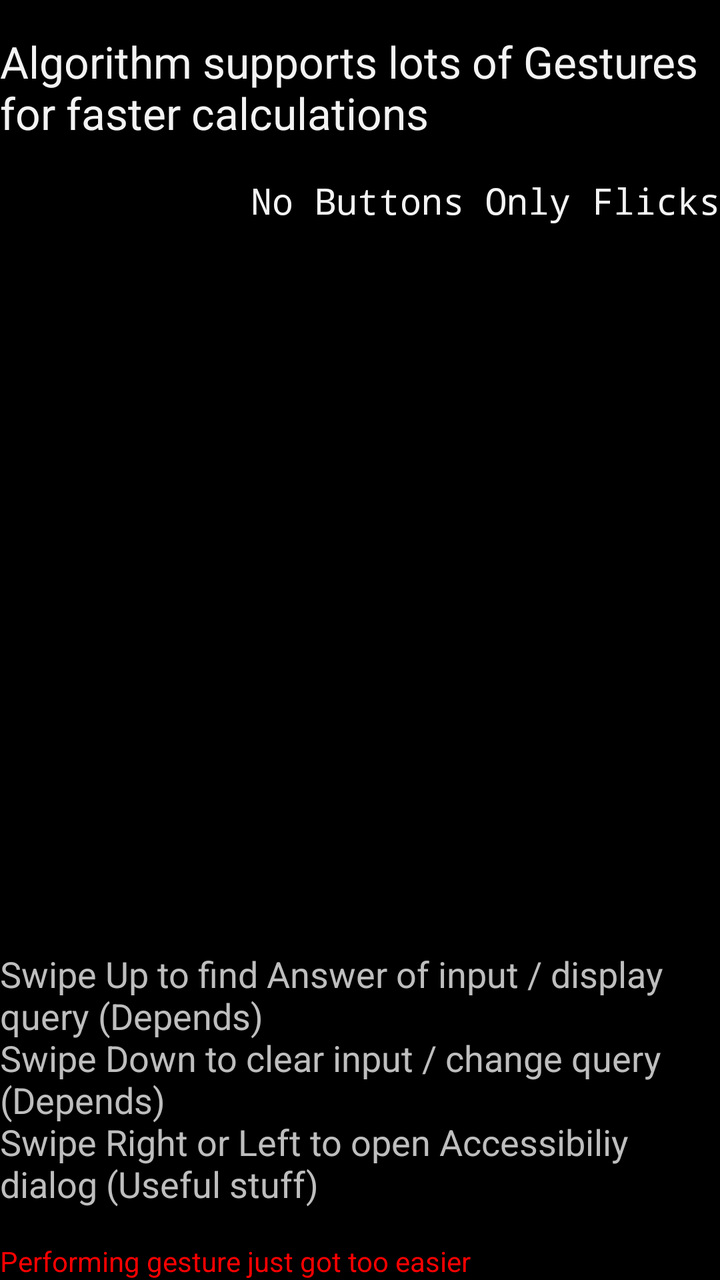
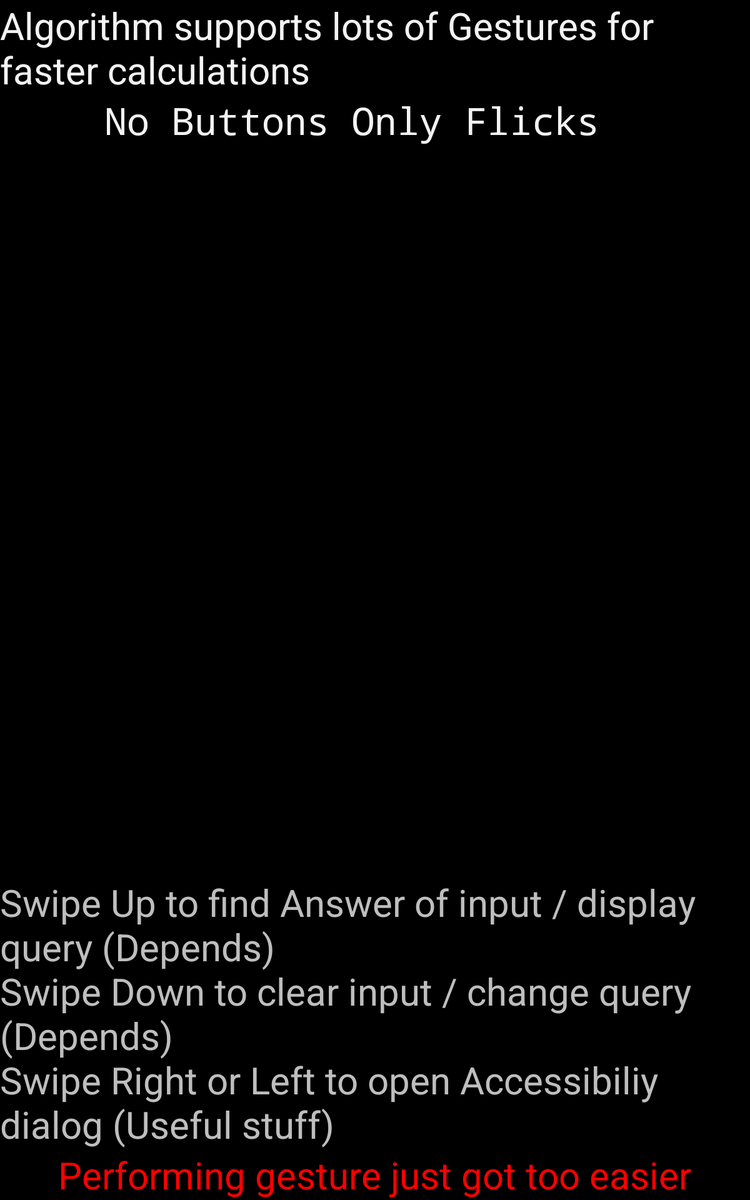

An Android layout and its configuration variant, each rendered on a device that would load it. The default file and the variant file are quoted in full after the pictures.
<!-- AndroidManifest.xml: application theme holo.redesign -->
<!-- res/layout/quick_gesture.xml -->
<RelativeLayout xmlns:android="http://schemas.android.com/apk/res/android"
    xmlns:tools="http://schemas.android.com/tools"
    android:layout_width="match_parent"
    android:layout_height="match_parent" >

    <TextView
        android:id="@+id/textView3"
        android:layout_width="wrap_content"
        android:layout_height="wrap_content"
        android:layout_alignParentLeft="true"
        android:layout_marginTop="16dp"
        android:text="@string/gesture_title"
        android:textAppearance="?android:attr/textAppearanceLarge" />

    <TextView
        android:id="@+id/textView5"
        android:layout_width="wrap_content"
        android:layout_height="wrap_content"
        android:layout_alignParentBottom="true"
        android:layout_alignParentLeft="true"
        android:gravity="center"
        android:text="@string/space_taunt"
        android:textColor="@color/red" />

    <TextView
        android:id="@+id/textView4"
        android:layout_width="wrap_content"
        android:layout_height="wrap_content"
        android:layout_alignParentRight="true"
        android:layout_below="@+id/textView3"
        android:layout_marginTop="17dp"
        android:text="@string/flicker_taunt"
        android:textAppearance="?android:attr/textAppearanceMedium"
        android:typeface="monospace" />

    <TextView
        android:id="@+id/textView2"
        android:layout_width="wrap_content"
        android:layout_height="wrap_content"
        android:layout_above="@+id/textView5"
        android:layout_alignParentLeft="true"
        android:layout_marginBottom="17dp"
        android:text="@string/gesture_summary"
        android:textSize="18sp" />

    <ImageView
        android:id="@+id/imageView1"
        android:layout_width="wrap_content"
        android:layout_height="wrap_content"
        android:layout_above="@+id/textView2"
        android:layout_alignParentLeft="true"
        android:layout_alignParentRight="true"
        android:layout_below="@+id/textView3"
        android:contentDescription="@string/ph_swipe"
        android:src="@drawable/swipe_up" />

</RelativeLayout>
<!-- resources referenced by this layout -->
<resources>
  <color name="red">#FF0000</color>
  <string name="flicker_taunt">No Buttons Only Flicks </string>
  <string name="gesture_summary">Swipe Up to find Answer of input / display query (Depends)\nSwipe Down to clear input / change query (Depends)
          \nSwipe Right or Left to open Accessibiliy dialog (Useful stuff)</string>
  <string name="gesture_title">Algorithm supports lots of Gestures for faster calculations</string>
  <string name="ph_swipe">Swipe up to begin</string>
  <string name="space_taunt">Performing gesture just got too easier</string>
  <!-- from res/values-v14/ -->
  <style name="holo.redesign" parent="@android:style/Theme.Holo" />
</resources>
<!-- res/layout-sw600dp/quick_gesture.xml (the repository's variant of the layout above) -->
<!-- drawn on a 7-inch tablet held upright -->
<RelativeLayout xmlns:android="http://schemas.android.com/apk/res/android"
    xmlns:tools="http://schemas.android.com/tools"
    android:layout_width="match_parent"
    android:layout_height="match_parent" >

    <TextView
        android:id="@+id/textView5"
        android:layout_width="wrap_content"
        android:layout_height="wrap_content"
        android:layout_alignParentBottom="true"
        android:layout_centerHorizontal="true"
        android:gravity="center"
        android:text="@string/space_taunt"
        android:textColor="@color/red"
        android:textSize="30sp" />

    <TextView
        android:id="@+id/textView4"
        android:layout_width="wrap_content"
        android:layout_height="wrap_content"
        android:layout_alignLeft="@+id/textView5"
        android:layout_below="@+id/textView3"
        android:layout_marginLeft="37dp"
        android:text="@string/flicker_taunt"
        android:textAppearance="?android:attr/textAppearanceMedium"
        android:textSize="30sp"
        android:typeface="monospace" />

    <TextView
        android:id="@+id/textView3"
        android:layout_width="wrap_content"
        android:layout_height="wrap_content"
        android:layout_alignParentTop="true"
        android:layout_centerHorizontal="true"
        android:text="@string/gesture_title"
        android:textAppearance="?android:attr/textAppearanceLarge"
        android:textSize="30sp" />

    <ImageView
        android:id="@+id/imageView1"
        android:layout_width="wrap_content"
        android:layout_height="wrap_content"
        android:layout_alignParentLeft="true"
        android:contentDescription="@string/ph_swipe"
        android:src="@drawable/swipe_up" />

    <TextView
        android:id="@+id/textView2"
        android:layout_width="wrap_content"
        android:layout_height="wrap_content"
        android:layout_above="@+id/textView5"
        android:layout_alignParentRight="true"
        android:text="@string/gesture_summary"
        android:textSize="30sp" />

</RelativeLayout>
